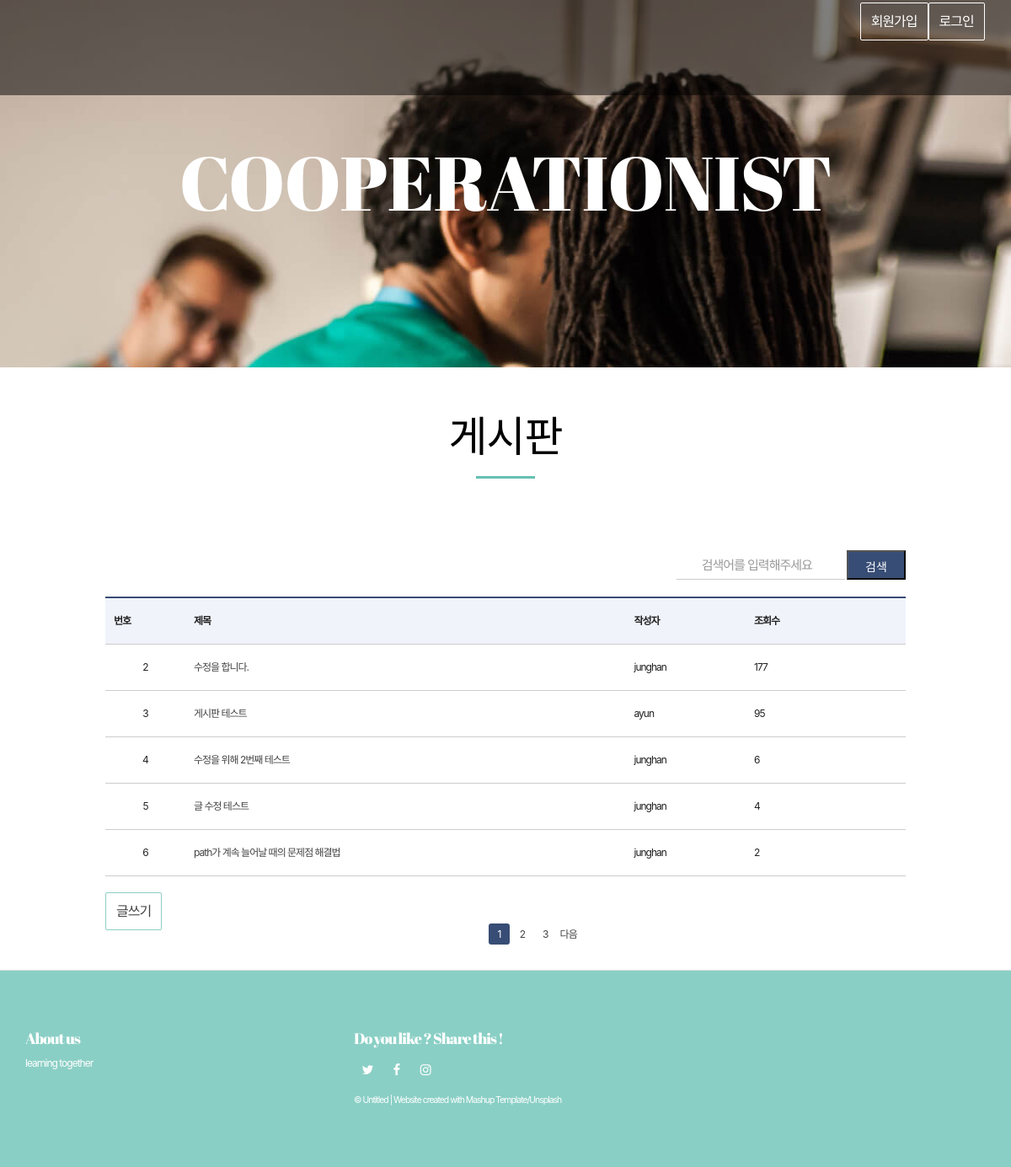
Page /viewList/ on the earlier database version.
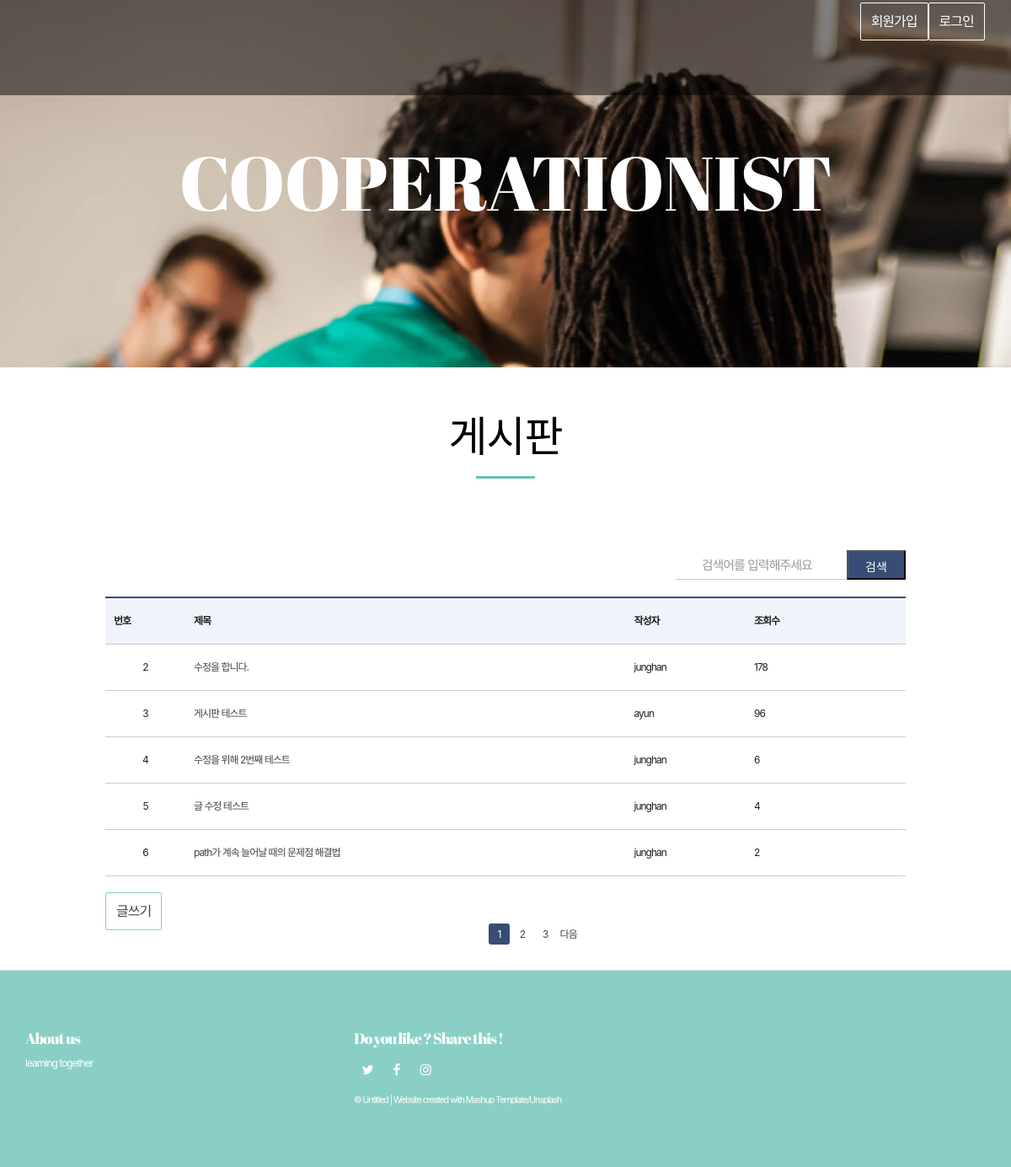
Same page on the later database version.
### web01/models.py (models this page shows)
class Content(models.Model):
    objects = models.Manager()
    title = models.CharField(max_length=105)
    context = models.CharField(max_length=225)
    cnt = models.IntegerField(default=0)
    userId = models.ForeignKey(User, on_delete=models.CASCADE)

class User(models.Model):
    objects = models.Manager()
    user_id = models.CharField(max_length=50)
    password = models.CharField(max_length=50)

### web01/views.py (the view)
# urls.py: re_path(r'viewList/$', views.viewList, name="viewList"),
def viewList(request):
    contents = Content.objects.all()
    page = request.GET.get('page',1)
    paginator = Paginator(contents,5)
    page_obj = paginator.get_page(page)
    return render(request,"web01/list.html", {'contents':page_obj})

### web01/templates/web01/list.html (shortened to what this page needs)
{% extends 'web01/base.html' %}
{% block content %}
		<br><br>
        <div class="section-container-spacer">
            <h2 class="text-center">게시판</h2>
		</div>
		<div class="bodytext_area box_inner">
			<form action="./listSearch/" method="GET" class="minisrch_form">
				<fieldset>
					<input type="text" id="text" name="text" class="tbox" title="검색어를 입력해주세요" placeholder="검색어를 입력해주세요" value="{{text}}">
                    <button type="submit" class="btn_srch">검색</button>
				</fieldset>
            </form>
			<table class="bbsListTbl" summary="번호,제목,조회수 등을 제공하는 표">
				<thead>
					<tr>
						<th scope="col">번호</th>
						<th scope="col">제목</th>
						<th scope="col">작성자</th>
						<th scope="col">조회수</th>
					</tr>
                </thead>
				<tbody>
				{% if contents %}
					{% for content in contents %}
					<form action="./moreView/?id={{content.id}}" method="GET">
                        <div name='content'>
                            <tr>
                                <td>{{ content.id }}</td>
								<td class="tit_notice"><a href="./moreView/?id={{content.id}}">{{content.title}}</a></td>
                                <td class="tit_notice">{{content.userId.user_id}}</a> </td>
                                <td class="tit_notice">{{content.cnt}}</a> </td>
                            </tr>
                        </div>
                    </form>
					{% endfor %}
				{% endif %}
				</tbody>
			</table>
			<br>
			<a href="{% url 'listForm' %}" class="btn btn-default navbar-btn" >글쓰기</a>
			<div class="pagination">
			{% for page_number in contents.paginator.page_range %}
			{% if page_number >= contents.number|add:-2 and page_number <= contents.number|add:2 %}
				{% if page_number == contents.number %}
				<a href="./listSearch/?text={{text}}&page={{ page_number }}"><span class="pagenum currentpage">{{page_number}}</span></a>
				{% else %}
				<a href="./listSearch/?text={{text}}&page={{ page_number }}"><span class="pagenum ">{{page_number}}</span></a>
				{% endif %}
			{% endif %}
			{% endfor %}
			{% if contents.has_next %}
			<a href="./listSearch/?text={{text}}&page={{ contents.next_page_number }}"><span class="pagenum ">다음</span></a>
			{% endif %}
		</div>
		</div>
{% endblock %}

Differences in the rows shown:
changed Content "수정을 합니다.": cnt "177" → "178"
changed Content "게시판 테스트": cnt "95" → "96"
